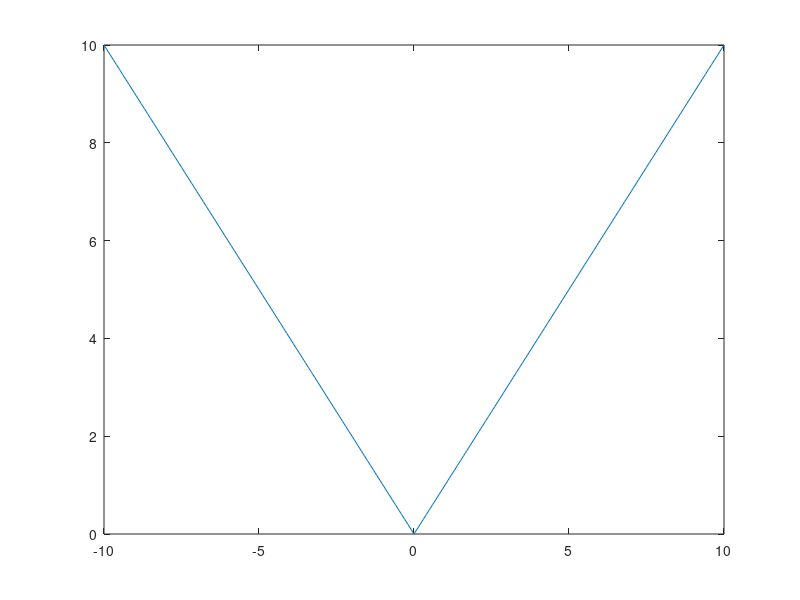

MATLAB code for this plot:
x = -10:0.1:10;
for xx = 1:length(x)
    if x(xx)>0
        y(xx) = x(xx);
    else
        y(xx) = -x(xx);
    end
end
plot(x, y)
